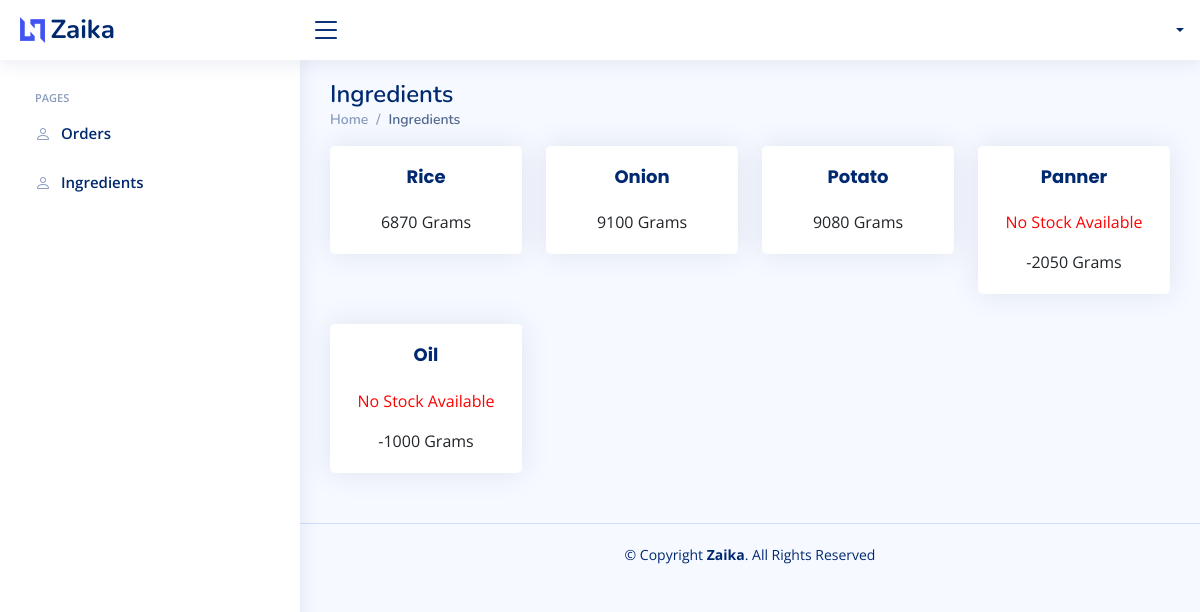
The page /staff/ingredients/ (signed in) on the database its author committed.
### UserApp/models.py (models this page shows, shortened)
class Ingredient(models.Model):
    name = models.CharField(max_length=100)
    quantity = models.IntegerField(null=True, blank=True)

### StaffApp/views.py (the view)
# urls.py: path('ingredients/',ingredients,name='ingredients'),
@login_required(login_url='/staff/staff_login/')
def ingredients(request):
    data = Ingredient.objects.all()
    return render(request, 'ingredients.html',context={'data':data})

### StaffApp/templates/ingredients.html (shortened to what this page needs)
{% extends "staff_base.html" %}
{% load static %}
{% block content %}
<main id="main" class="main">
    <div class="pagetitle">
        <h1>Ingredients</h1>
        <nav>
          <ol class="breadcrumb">
            <li class="breadcrumb-item"><a href="">Home</a></li>
            <li class="breadcrumb-item active">Ingredients</li>
          </ol>
        </nav>
    </div>
    <section class="section">
        <div class="row">
            {% for obj in data %}
          <div class="col-3">
            <div class="card text-center">
              <div class="card-body">
                <h5 class="card-title"><strong>{{obj.name}}</strong></h5>
                {% if obj.quantity < 0 %}
                <p class="card-text" style="color:red">No Stock Available</p>
                {% endif %}
                <p class="card-text">{{obj.quantity}} Grams</p>
              </div>
            </div>
          </div>
          {% endfor %}
            </div>
    </section>
</main>
{% endblock content %}

### UserApp/static/User/assets/css/style.css (style rules this page uses)
:root { scroll-behavior: smooth; }
body { font-family: "Open Sans", sans-serif; background: #f6f9ff; color: #444444; }
a { color: #4154f1; text-decoration: none; }
h1, h2, h3, h4, h5, h6 { font-family: "Nunito", sans-serif; }
#main { margin-top: 60px; padding: 20px 30px; transition: all 0.3s; }
.pagetitle { margin-bottom: 10px; }
.pagetitle h1 { font-size: 24px; margin-bottom: 0; font-weight: 600; color: #012970; }
.card { margin-bottom: 30px; border: none; border-radius: 5px; box-shadow: 0px 0 30px rgba(1, 41, 112, 0.1); }
.card-title { padding: 20px 0 15px 0; font-size: 18px; font-weight: 500; color: #012970; font-family: "Poppins", sans-serif; }
.card-body { padding: 0 20px 20px 20px; }
.breadcrumb { font-size: 14px; font-family: "Nunito", sans-serif; color: #899bbd; font-weight: 600; }
.breadcrumb a { color: #899bbd; transition: 0.3s; }
.breadcrumb .breadcrumb-item::before { color: #899bbd; }
.breadcrumb .active { color: #51678f; font-weight: 600; }
@media (min-width: 1200px) { #main, #footer { margin-left: 300px; } }

### rows shown on the page
Ingredient: name "Rice", quantity "6870"
Ingredient: name "Onion", quantity "9100"
Ingredient: name "Potato", quantity "9080"
Ingredient: name "Panner", shows "No Stock Available", quantity "-2050"
Ingredient: name "Oil", shows "No Stock Available", quantity "-1000"
